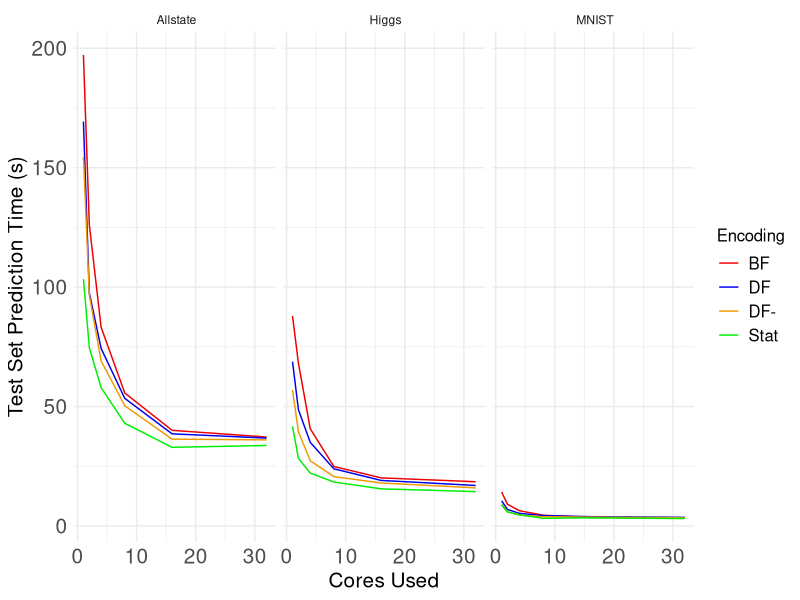
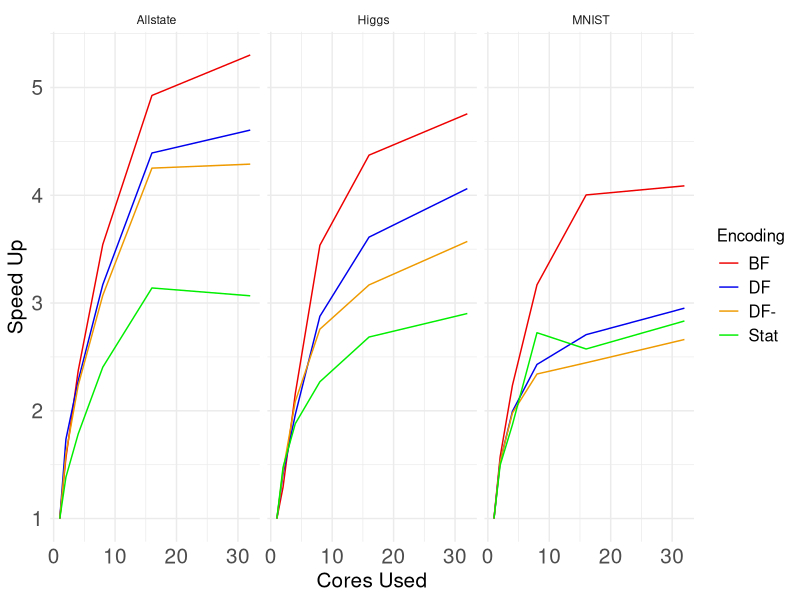

Recreate these plots in R, in order.
# ---
# title: "Test speed-up and scale-up of R-Rerf against xg and ranger"
# author: "James Browne"
# date: "Oct 10 2017"
# output: html_document
# ---
library(ggplot2)
library(plyr)

data_summary <- function(data, varname, groupnames){
      require(plyr)
  summary_func <- function(x, col){
          c(mean = mean(x[[col]], na.rm=TRUE),
                  sd = sd(x[[col]], na.rm=TRUE))
    }
    data_sum<-ddply(data, groupnames, .fun=summary_func,
                                      varname)
    data_sum <- rename(data_sum, c("mean" = varname))
     return(data_sum)
}


mydata <- read.csv(file="experiment1.csv", header=FALSE)

mydata <- data_summary(mydata,varname="V6",groupnames=c("V2","V3","V4","V5"))
mydata$V4 <- as.factor(mydata$V4)
mydata$V2 <- as.factor(mydata$V2)
mydata$V3 <- as.factor(mydata$V3)
mydata$V5 <- as.numeric(mydata$V5)
mydata$V6 <- mydata$V6/1000000

#sCore <- mydata$V4==" SingleCore"
#mydata <- rbind(mydata, mydata[sCore,])
#mydata$V5[(length(mydata$V5)-sum(sCore)+1):length(mydata$V5)] <- max(mydata$V5)

leg <- theme(legend.text = element_text(size = 12), legend.title=element_text(size = 12), plot.title = element_text(size = 16,  face="bold"), axis.title.x = element_text(size=15), axis.text.x = element_text(size=15), axis.title.y = element_text(size=15), axis.text.y = element_text(size=15))

p <- ggplot(mydata, aes(x=V5, y=V6, group=V2, color=V2)) + geom_line()
  
p <- p + scale_fill_brewer(palette="Paired") + theme_minimal()
p <- p + guides(fill=guide_legend(title="Technique"))
p <- p + labs(x = "Cores Used", y = "Test Set Prediction Time (s)")
p <- p + scale_colour_manual(values=c("red2", "blue2", "orange2", "green2", "purple2", "cyan2"), 
														 name="Encoding", 
														 breaks=c(" BF"," DF"," DF-"," Stat"," Bin"," Bin+"), 
														 labels=c("BF","DF","DF-","Stat","Bin","Bin+"))
p <- p + leg
p <- p + facet_grid(. ~ V3)
#p <- p + facet_grid(V4 ~ V3)


png(file="experiment1.png")
print(p)
dev.off()




data_speedUp <- function(data, varnameTimes, varnameCores, groupnames){
      require(plyr)
  summary_func <- function(x, col1, col2){
		oneCoreTime <- x[[col1]][x[[col2]]==1]
           x[[col1]] = oneCoreTime/x[[col1]]
		x
    }
    data_sum<-ddply(data, groupnames, .fun=summary_func, varnameTimes, varnameCores)
    #data_sum <- rename(data_sum, c("su" = varnameTimes))
     return(data_sum)
}

mydata <- mydata[,1:5]

mydata <- data_speedUp(mydata,varnameTimes="V6",varnameCores="V5",groupnames=c("V2","V3","V4"))

leg <- theme(legend.text = element_text(size = 12), legend.title=element_text(size = 12), plot.title = element_text(size = 16,  face="bold"), axis.title.x = element_text(size=15), axis.text.x = element_text(size=15), axis.title.y = element_text(size=15), axis.text.y = element_text(size=15))

p <- ggplot(mydata, aes(x=V5, y=V6, group=V2, color=V2)) + geom_line()
  
p <- p + scale_fill_brewer(palette="Paired") + theme_minimal()
p <- p + guides(fill=guide_legend(title="Technique"))
p <- p + labs(x = "Cores Used", y = "Speed Up")
p <- p + scale_colour_manual(values=c("red2", "blue2", "orange2", "green2", "purple2", "cyan2"), 
														 name="Encoding", 
														 breaks=c(" BF"," DF"," DF-"," Stat"," Bin"," Bin+"), 
														 labels=c("BF","DF","DF-","Stat","Bin","Bin+"))
p <- p + leg
p <- p + facet_grid(. ~ V3)
#p <- p + facet_grid(V4 ~ V3)


png(file="experiment1SpeedUp.png")
print(p)
dev.off()


